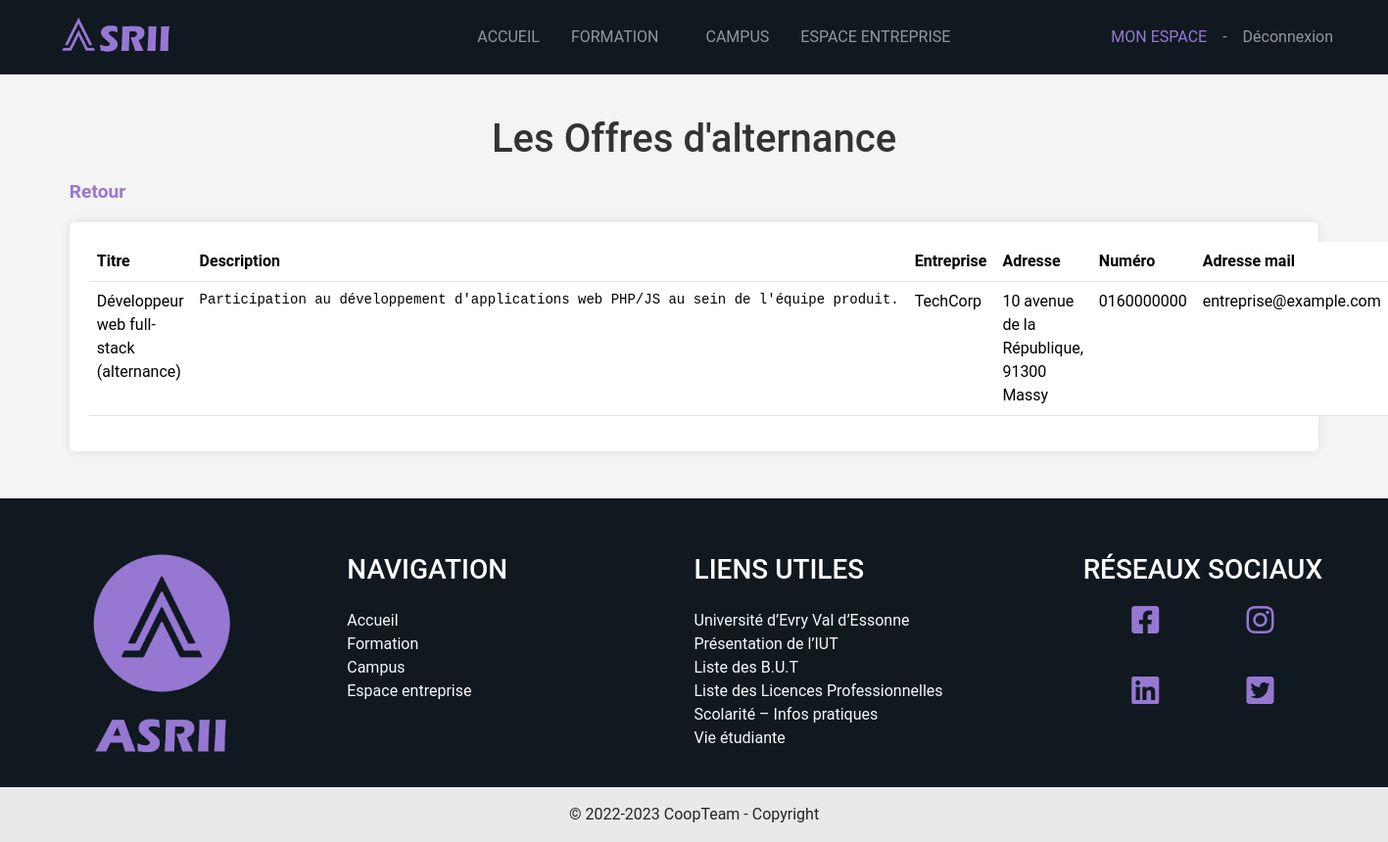
The app's page /offres (signed in) with its own data.
### tables this page shows
CREATE TABLE IF NOT EXISTS alternances (
    id            INT UNSIGNED NOT NULL AUTO_INCREMENT PRIMARY KEY,
    entreprise_id INT UNSIGNED NOT NULL,
    poste         VARCHAR(150) NOT NULL,
    description   TEXT NOT NULL,
    CONSTRAINT fk_alternances_entreprise FOREIGN KEY (entreprise_id) REFERENCES entreprises (id) ON DELETE CASCADE
);

CREATE TABLE IF NOT EXISTS entreprises (
    id            INT UNSIGNED NOT NULL AUTO_INCREMENT PRIMARY KEY,
    societe       VARCHAR(150) NOT NULL,
    siret         VARCHAR(14)  NOT NULL,
    adresse_id    INT UNSIGNED NULL,
    numero        VARCHAR(20)  NULL,
    email         VARCHAR(255) NOT NULL UNIQUE,
    username      VARCHAR(100) NOT NULL UNIQUE,
    password      VARCHAR(255) NOT NULL,
    confirme      TINYINT(1)   NOT NULL DEFAULT 0,
    last_login    DATETIME NULL,
    last_login_ip VARCHAR(45) NULL,
    CONSTRAINT fk_entreprises_adresse FOREIGN KEY (adresse_id) REFERENCES adresses (id) ON DELETE SET NULL
);

CREATE TABLE IF NOT EXISTS adresses (
    id          INT UNSIGNED NOT NULL AUTO_INCREMENT PRIMARY KEY,
    adresse     VARCHAR(255) NOT NULL,
    complement  VARCHAR(255) NULL,
    code_postal VARCHAR(10)  NOT NULL,
    ville       VARCHAR(100) NOT NULL
);

### index.php (called while the page is built, shortened)
<?php
function e($value): string {
    return htmlspecialchars((string) ($value ?? ''), ENT_QUOTES | ENT_SUBSTITUTE, 'UTF-8');
}
$requestUrl = rtrim($_SERVER['REQUEST_URI'], '/');
$parts = parse_url($requestUrl);
$path = $parts['path'] ?? '';
$params = [];
require_once 'routes.php';
foreach ($routes as $route => $controllerAction) {
    $cleanRoute = rtrim(strtok($route, '?'), '/');
    if ($cleanRoute === $path) {
        $actionName = $controllerAction[1];
        break;
    }
}
$controller = new $controllerName();
$controller->$actionName($params);

### model/SqlModel.php (called while the page is built, shortened)
<?php
class SqlModel {
    private static ?mysqli $shared = null;
    private mysqli $mysqli;
    public function __construct() {
        if (self::$shared === null) {
            $mysqli = new mysqli(DB_HOST, DB_USER, DB_PASSWORD, DB_NAME, DB_PORT);
            $mysqli->set_charset('utf8mb4');
            self::$shared = $mysqli;
        }
        $this->mysqli = self::$shared;
    }
    public function SqlRequest(string $req, array $params = []) {
        if ($params === []) {
            $result = $this->mysqli->query($req);
            return $result;
        }
        $stmt = $this->mysqli->prepare($req);
        $params = array_values($params);
        $stmt->bind_param(str_repeat('s', count($params)), ...$params);
        $result = $stmt->get_result();
        return $result === false ? true : $result;
    }
}

### view/alternancesList.php (the view, shortened to what this page needs)
<h1>Les Offres d'alternance</h1>
<?php if ($_SESSION['level'] != 'entreprise') {?>
<div class="contain my-3">
<?php } else{?>
  <div class="contain my-3" style="max-width: 70%!important;">
  <?php }?>
<a href="<?= URL ?>/home" class="see">Retour</a></div>
<?php if ($_SESSION['level'] != 'entreprise') {?>
  <div class="container mb-5">
  <?php } else{?>
    <div class="container mb-5" style="max-width: 70%!important;">
<?php }?>
  <table class="table">
  <thead class="thead-dark">
    <tr>
      <th>Titre</th>
      <th>Description</th>
      <?php if ($_SESSION['level'] != 'entreprise') {?>
        <th>Entreprise</th>
        <th>Adresse</th>
        <th>Numéro</th>
        <th>Adresse mail</th>
      <?php } if (($_SESSION['level'] == 'entreprise') || ($_SESSION['level'] == 'administrateur')) { ?>
        <th>Actions</th>
      <?php } ?>
    </tr>
  </thead>
  <tbody>
  <?php foreach ($data['alternances'] as $alternances) { ?>
      <tr>
        <td><?= e($alternances['poste']) ?></td>
        <td><pre><?= e($alternances['description']) ?></pre></td>
        <?php if ($_SESSION['level'] != 'entreprise') {?>
          <td><?= e($alternances['societe']) ?> </td>
          <td> <?= e($alternances['adresse'] . ', '. $alternances['code_postal'] . ' ' . $alternances['ville']) ?></td>
          <td><?= e($alternances['numero']) ?></td>
          <td><?= e($alternances['email']) ?></td>
          <?php } if ( ($_SESSION['level'] == 'entreprise') || ($_SESSION['level'] == 'administrateur')) { ?>
          <td>
            <a href="<?= URL ?>/offres/edit?id=<?= e($alternances['id']) ?>" class="btn btn-primary btn-sm">Modifier</a>
            <a href="<?= URL ?>/offres/delete?id=<?= e($alternances['id']) ?>" class="btn btn-danger btn-sm">Supprimer</a>
          </td>
        <?php } ?>
      </tr>
    <?php } ?>
  </tbody>
</table>
  </div>

### public/css/alternancesList.css (style rules this page uses)
body { font-family: "Roboto", sans-serif; background-color: #f4f4f4; }
.container { max-width: 90%; margin:auto; padding: 20px; background-color: #fff; border-radius: 5px; box-shadow: 0 0 10px rgba(0, 0, 0, 0.1); display: flex; justify-content: space-between; }
.contain { max-width: 90%; margin: auto; }
h1 { margin-top: 3%; text-align: center; color: #333; font-family: "Roboto", sans-serif; }
.see { color: #9678D3; font-family: "Roboto", sans-serif; text-decoration: none; font-weight: 700; font-size: larger; }

### records on screen
alternances: poste "Développeur web full-stack (alternance)", description "Participation au développement d'applications web PHP/JS au sein de l'équipe produit.", entreprise.societe "TechCorp", adresses.adresse+code_postal+ville "10 avenue de la République, 91300 Massy", entreprise.numero "0160000000", entreprise.email "entreprise@example.com"
